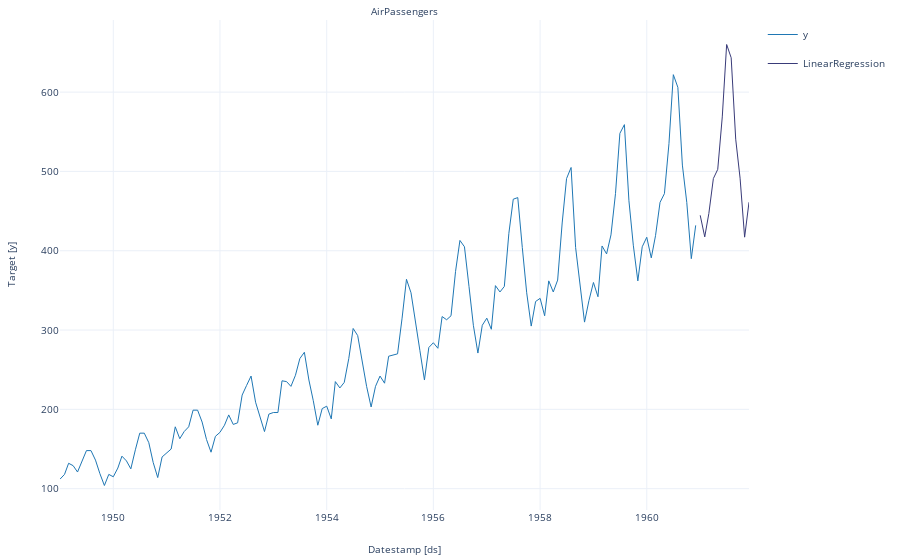

Write notebook code for a chart like this one.
### Code cell
StatsForecast.plot(df, preds, engine='plotly')

### Figure 1 — Plotly figure (JSON) as saved in the notebook; plotly's stock layout.template omitted (floating-point values rounded to 4 significant figures; data arrays with more than 128 entries replaced by an {"elided": "..."} marker saying what was removed)
{"data": [{"legendgroup": "y", "line": {"color": "#1f77b4", "width": 1}, "mode": "lines", "name": "y", "showlegend": true, "type": "scatter", "x": {"elided": "144 str values"}, "xaxis": "x", "y": {"elided": "144 int values"}, "yaxis": "y"}, {"legendgroup": "LinearRegression", "line": {"color": "#393b79", "width": 1}, "mode": "lines", "name": "LinearRegression", "showlegend": true, "type": "scatter", "x": ["1961-01-01T00:00:00", "1961-02-01T00:00:00", "1961-03-01T00:00:00", "1961-04-01T00:00:00", "1961-05-01T00:00:00", "1961-06-01T00:00:00", "1961-07-01T00:00:00", "1961-08-01T00:00:00", "1961-09-01T00:00:00", "1961-10-01T00:00:00", "1961-11-01T00:00:00", "1961-12-01T00:00:00"], "xaxis": "x", "y": [444.7, 417.5, 446.9, 491.0, 502.6, 568.8, 660.0, 643.3, 540.7, 491.5, 417.1, 461.2], "yaxis": "y"}], "layout": {"annotations": [{"font": {"size": 10}, "showarrow": false, "text": "AirPassengers", "x": 0.5, "xanchor": "center", "xref": "paper", "y": 1, "yanchor": "bottom", "yref": "paper"}, {"font": {"size": 10}, "showarrow": false, "text": "Datestamp [ds]", "x": 0.5, "xanchor": "center", "xref": "paper", "y": 0, "yanchor": "top", "yref": "paper", "yshift": -30}, {"font": {"size": 10}, "showarrow": false, "text": "Target [y]", "textangle": -90, "x": 0, "xanchor": "right", "xref": "paper", "xshift": -40, "y": 0.5, "yanchor": "middle", "yref": "paper"}], "autosize": true, "font": {"size": 10}, "margin": {"b": 50, "l": 60, "r": 10, "t": 20}, "xaxis": {"anchor": "y", "autorange": true, "domain": [0, 1], "range": ["1949-01-01", "1961-12-01"], "showspikes": false, "showticklabels": true, "type": "date", "visible": true}, "yaxis": {"anchor": "x", "autorange": true, "domain": [0, 1], "range": [73.11, 690.9], "showspikes": false, "type": "linear"}}}
